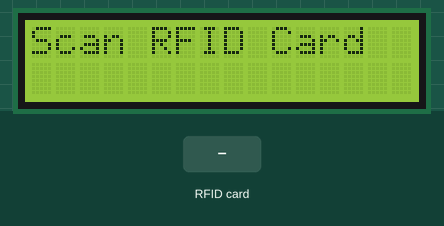
Recording of a sketch running on a simulated ESP8266 (NodeMCU). Parts: 16×2 character LCD. The test bench sets the inputs (shaded band). WiFi joins after 1.5 s; servers stay silent unless stated; what the sketch prints to the serial monitor is not drawn.

Above: at 3.3 s.
3.4 s: RFID card 5E 7A 19 C4 held to the reader
At 3.9 s:
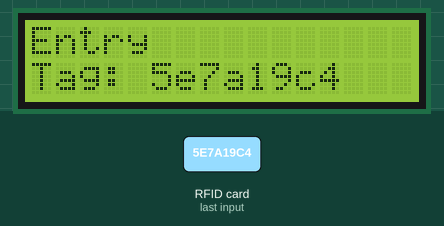
4.9 s: RFID card 5E 7A 19 C4 held to the reader
At 6.2 s:
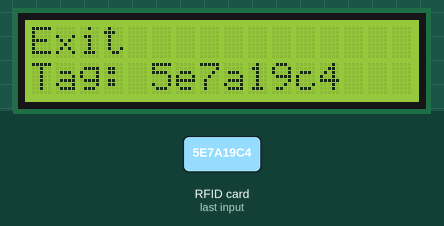
Timing chart, 0 to 7.9 s (numbered marks = the images above; inputs shaded):
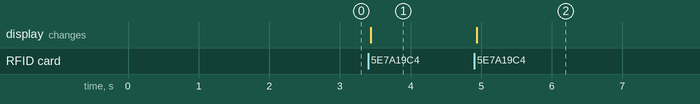

Measured:
- after the input at 3.4 s, the display: changes at once (image 1)
- after the input at 4.9 s, the display: changes at once (image 2)

The sketch:

firebaseConnection.ino
```cpp
#include <Wire.h>
#include <LiquidCrystal_PCF8574.h> // Use this instead of LiquidCrystal_I2C
#include <SPI.h>
#include <MFRC522.h>
#include <ESP8266WiFi.h>
#include <FirebaseESP8266.h>

// Define Pins for RFID RC522
#define SS_PIN D4
#define RST_PIN D3

MFRC522 mfrc522(SS_PIN, RST_PIN);  // RFID reader
LiquidCrystal_PCF8574 lcd(0x27);    // LCD with I2C address 0x27

// WiFi Credentials
const char* WIFI_SSID = "AdvancedCollege";
const char* WIFI_PASSWORD = "acem@123";

// Firebase Credentials
#define FIREBASE_HOST "https://aims-e842c-default-rtdb.firebaseio.com/"
#define FIREBASE_AUTH "AIzaSyCrOXfw92OgJLIjDh4MVeVluf0hU8NqDS0"

FirebaseData fbdo;
FirebaseAuth auth;
FirebaseConfig config;

// Maximum 10 tags can be stored in memory (for ESP8266)
String tagIDs[10];  // Store tag IDs
bool tagStates[10]; // Store entry (true) or exit (false)
int tagCount = 0;   // Track number of stored tags

// Function to Connect WiFi
void connectWiFi() {
    Serial.begin(115200);
    WiFi.begin(WIFI_SSID, WIFI_PASSWORD);
    Serial.print("Connecting to WiFi");
    while (WiFi.status() != WL_CONNECTED) {
        Serial.print(".");
        delay(1000);
    }
    Serial.println("\n✅ Connected to WiFi!");
}

// Function to Get Timestamp
String getCurrentTime() {
    return String(millis());  // Using millis() as a simple timestamp
}

// Function to Store Data in Firebase
bool storeDataInFirebase(String tagID, bool isEntry) {
    FirebaseJson json;
    String timestamp = getCurrentTime();
    json.set("tagID", tagID);
    json.set("timestamp", timestamp);

    String eventType = isEntry ? "products_entry" : "products_exit";
    String entryPath = "/" + eventType + "/" + tagID + "/" + timestamp;

    Serial.print("Writing to Firebase: ");
    Serial.println(entryPath);

    if (Firebase.setJSON(fbdo, entryPath.c_str(), json)) {
        Serial.println("✅ Data stored successfully in Firebase!");
        return true;
    } else {
        Serial.print("❌ Firebase Error: ");
        Serial.println(fbdo.errorReason());
        return false;
    }
}

// Function to Display on LCD
void displayOnLCD(String tagID, String status) {
    lcd.clear();
    lcd.setCursor(0, 0);
    lcd.print(status);  // "Entry" or "Exit"
    lcd.setCursor(0, 1);
    lcd.print("Tag: " + tagID);
}

// Function to check and update tag state
bool updateTagState(String tagID) {
    for (int i = 0; i < tagCount; i++) {
        if (tagIDs[i] == tagID) {
            tagStates[i] = !tagStates[i]; // Toggle entry/exit
            return tagStates[i];
        }
    }

    // If tag is new and storage is available
    if (tagCount < 10) {
        tagIDs[tagCount] = tagID;
        tagStates[tagCount] = true; // First scan is always entry
        tagCount++;
        return true;
    }

    return true; // Default to entry (should never happen)
}

void setup() {
    Serial.begin(115200);
    SPI.begin();
    mfrc522.PCD_Init();
    lcd.begin(16, 2);
    lcd.setBacklight(255);
    lcd.setCursor(0, 0);
    lcd.print("Scan RFID Card");

    connectWiFi();  // Connect to WiFi

    // Setup Firebase
    config.host = FIREBASE_HOST;
    config.signer.tokens.legacy_token = FIREBASE_AUTH;
    Firebase.begin(&config, &auth);
    Firebase.reconnectWiFi(true);

    Serial.println("✅ System Ready!");
}

void loop() {
    if (!mfrc522.PICC_IsNewCardPresent() || !mfrc522.PICC_ReadCardSerial()) {
        return;
    }

    // Read RFID tag ID
    String tagID = "";
    for (byte i = 0; i < mfrc522.uid.size; i++) {
        tagID += String(mfrc522.uid.uidByte[i], HEX);
    }

    Serial.print("\n📌 Scanned RFID Tag: ");
    Serial.println(tagID);

    // Determine if it's entry or exit
    bool isEntry = updateTagState(tagID);

    // Display entry/exit status on LCD
    displayOnLCD(tagID, isEntry ? "Entry" : "Exit");

    // Store data in Firebase
    storeDataInFirebase(tagID, isEntry);

    // Halt scanning for a short time to allow new card detection
    delay(1000);
    mfrc522.PICC_HaltA();
    mfrc522.PCD_StopCrypto1();
}
```
